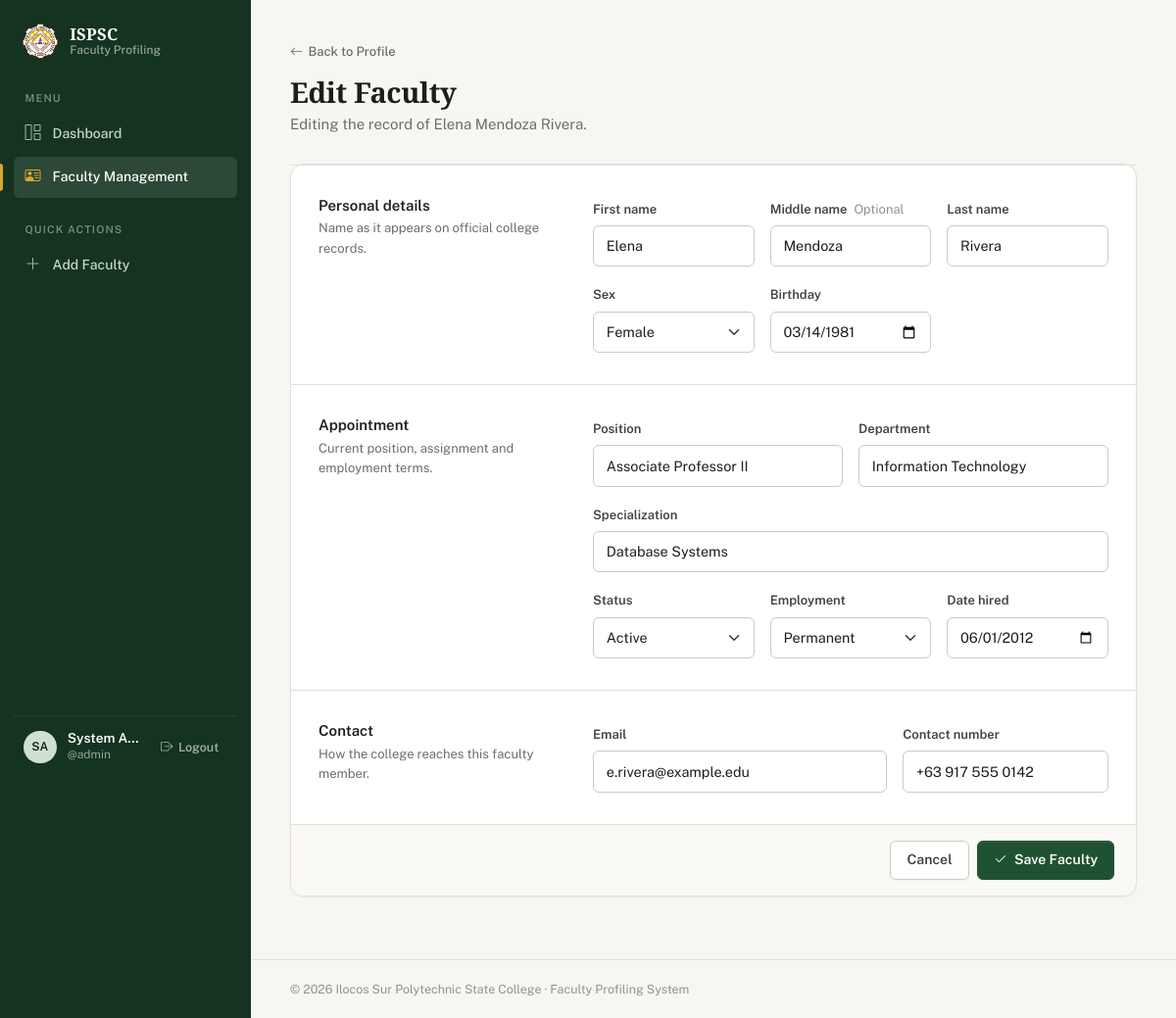
/faculty_form.php?id=1 (signed in), run on the app's committed database.
### tables this page shows
CREATE TABLE IF NOT EXISTS users (
    id INT(11) NOT NULL AUTO_INCREMENT,
    firstname VARCHAR(100) NOT NULL,
    middlename VARCHAR(100) DEFAULT NULL,
    lastname VARCHAR(100) NOT NULL,
    username VARCHAR(100) NOT NULL,
    email VARCHAR(150) NOT NULL,
    password VARCHAR(255) NOT NULL,
    created_at TIMESTAMP DEFAULT CURRENT_TIMESTAMP,
    PRIMARY KEY (id),
    UNIQUE KEY users_username_unique (username),
    UNIQUE KEY users_email_unique (email)
);

CREATE TABLE IF NOT EXISTS faculty (
    id INT(11) NOT NULL AUTO_INCREMENT,
    firstname VARCHAR(100) NOT NULL,
    middlename VARCHAR(100) DEFAULT NULL,
    lastname VARCHAR(100) NOT NULL,
    status VARCHAR(50) NOT NULL DEFAULT 'Active',
    position VARCHAR(100) NOT NULL,
    department VARCHAR(100) NOT NULL,
    contact_num VARCHAR(30) NOT NULL,
    gender VARCHAR(20) NOT NULL,
    email VARCHAR(100) NOT NULL,
    employment_status VARCHAR(50) NOT NULL DEFAULT 'Permanent',
    specialization VARCHAR(150) NOT NULL,
    date_hired DATE NOT NULL,
    birthday DATE NOT NULL,
    created_at TIMESTAMP DEFAULT CURRENT_TIMESTAMP,
    updated_at TIMESTAMP DEFAULT CURRENT_TIMESTAMP ON UPDATE CURRENT_TIMESTAMP,
    PRIMARY KEY (id)
);

### includes/auth.php (called while the page is built, shortened)
<?php
require_once __DIR__ . '/bootstrap.php';
require_once __DIR__ . '/../config/db.php';
$stmt = $pdo->prepare('SELECT id, firstname, middlename, lastname, username, email FROM users WHERE id = :id');
$stmt->execute([':id' => $_SESSION['uid']]);
$currentUser = $stmt->fetch();

### faculty_form.php (the view, shortened to what this page needs)
<?php
require_once __DIR__ . '/includes/auth.php';
$fields = array_keys(FIELD_LIMITS);
$id = filter_var($_GET['id'] ?? null, FILTER_VALIDATE_INT) ?: null;
$values = array_fill_keys($fields, '');
$values['status'] = 'Active';
$values['employment_status'] = 'Permanent';
$fieldErrors = [];
$original = null;
if ($id) {
    $stmt = $pdo->prepare('SELECT * FROM faculty WHERE id = :id');
    $stmt->execute([':id' => $id]);
    $original = $stmt->fetch();
    foreach ($fields as $field) {
        $values[$field] = (string) ($original[$field] ?? '');
    }
}
$employmentOptions = EMPLOYMENT_OPTIONS;
function options(array $choices, string $current): string
{
    $html = '';
    foreach ($choices as $choice) {
        $selected = $choice === $current ? ' selected' : '';
        $html .= '<option value="' . htmlspecialchars($choice) . '"' . $selected . '>' . htmlspecialchars($choice) . '</option>';
    }
    return $html;
}
$layout = 'app';
require_once __DIR__ . '/includes/header.php';
function feedback(string $name): string
{
    global $fieldErrors;
    return isset($fieldErrors[$name])
        ? '<div class="invalid-feedback" id="' . $name . '-error">' . htmlspecialchars($fieldErrors[$name]) . '</div>'
        : '';
}
function invalid_attrs(string $name): string
{
    global $fieldErrors;
    return isset($fieldErrors[$name]) ? ' aria-invalid="true" aria-describedby="' . $name . '-error"' : '';
}
function field(string $name, string $label, array $values, array $attrs = []): string
{
    global $fieldErrors;
    $required = !in_array($name, ['middlename'], true);
    $attrs += ['type' => 'text', 'maxlength' => FIELD_LIMITS[$name] ?? null];
    $html = '<label class="form-label" for="' . $name . '">' . htmlspecialchars($label)
        . ($required ? '' : ' <span class="optional">Optional</span>') . '</label>'
        . '<input class="form-control' . (isset($fieldErrors[$name]) ? ' is-invalid' : '') . '" id="' . $name . '" name="' . $name . '" value="' . htmlspecialchars($values[$name]) . '"';
    foreach ($attrs as $key => $value) {
        if ($value !== null) {
            $html .= ' ' . $key . '="' . htmlspecialchars((string) $value) . '"';
        }
    }
    return $html . ($required ? ' required' : '') . invalid_attrs($name) . '>' . feedback($name);
}
function select_field(string $name, string $label, string $optionsHtml): string
{
    global $fieldErrors;
    return '<label class="form-label" for="' . $name . '">' . htmlspecialchars($label) . '</label>'
        . '<select class="form-select' . (isset($fieldErrors[$name]) ? ' is-invalid' : '') . '" id="' . $name . '" name="' . $name . '" required' . invalid_attrs($name) . '>'
        . $optionsHtml . '</select>' . feedback($name);
}
$backUrl = $id ? 'faculty_view.php?id=' . $id : 'faculty.php';
?>
<a href="<?= $backUrl ?>" class="back-link"><i class="bi bi-arrow-left"></i> <?= $id ? 'Back to Profile' : 'Back to Faculty Management' ?></a>
<div class="page-header mt-2">
    <div>
        <h1 class="page-header__title"><?= $id ? 'Edit Faculty' : 'Add Faculty' ?></h1>
        <p class="page-header__lead"><?= $id ? 'Editing the record of ' . htmlspecialchars(full_name($original)) . '.' : 'Enter the faculty member\'s information.' ?></p>
    </div>
</div>
<form method="post" class="card-x" novalidate>
    <div class="form-section">
        <div>
            <h2 class="form-section__title">Personal details</h2>
            <p class="form-section__text">Name as it appears on official college records.</p>
        </div>
        <div class="row g-3">
            <div class="col-md-4"><?= field('firstname', 'First name', $values, ['autocomplete' => 'off']) ?></div>
            <div class="col-md-4"><?= field('middlename', 'Middle name', $values, ['autocomplete' => 'off']) ?></div>
            <div class="col-md-4"><?= field('lastname', 'Last name', $values, ['autocomplete' => 'off']) ?></div>
            <div class="col-md-4"><?= select_field('gender', 'Sex', '<option value="">Select…</option>' . options(GENDER_OPTIONS, $values['gender'])) ?></div>
            <div class="col-md-4"><?= field('birthday', 'Birthday', $values, ['type' => 'date', 'max' => date('Y-m-d', strtotime('yesterday')), 'maxlength' => null]) ?></div>
        </div>
    </div>
    <div class="form-section">
        <div>
            <h2 class="form-section__title">Appointment</h2>
            <p class="form-section__text">Current position, assignment and employment terms.</p>
        </div>
        <div class="row g-3">
            <div class="col-md-6"><?= field('position', 'Position', $values, ['placeholder' => 'e.g. Instructor I']) ?></div>
            <div class="col-md-6"><?= field('department', 'Department', $values, ['placeholder' => 'e.g. Information Technology']) ?></div>
            <div class="col-12"><?= field('specialization', 'Specialization', $values, ['placeholder' => 'e.g. Database Systems']) ?></div>
            <div class="col-md-4"><?= select_field('status', 'Status', options(STATUS_OPTIONS, $values['status'])) ?></div>
            <div class="col-md-4"><?= select_field('employment_status', 'Employment', options($employmentOptions, $values['employment_status'])) ?></div>
            <div class="col-md-4"><?= field('date_hired', 'Date hired', $values, ['type' => 'date', 'maxlength' => null]) ?></div>
        </div>
    </div>
    <div class="form-section">
        <div>
            <h2 class="form-section__title">Contact</h2>
            <p class="form-section__text">How the college reaches this faculty member.</p>
        </div>
        <div class="row g-3">
            <div class="col-md-7"><?= field('email', 'Email', $values, ['type' => 'email', 'autocomplete' => 'off']) ?></div>
            <div class="col-md-5"><?= field('contact_num', 'Contact number', $values, ['type' => 'tel', 'placeholder' => '+63 912 345 6789']) ?></div>
        </div>
    </div>
    <div class="form-footer">
        <a href="<?= $backUrl ?>" class="btn btn-secondary">Cancel</a>
        <button class="btn btn-primary"><i class="bi bi-check2"></i> Save Faculty</button>
    </div>
</form>
<?php require_once __DIR__ . '/includes/footer.php'; ?>

### includes/header.php (shortened to what this page needs)
<?php
require_once __DIR__ . '/bootstrap.php';
$layout = $layout ?? 'public';
$current_page = basename($_SERVER['PHP_SELF']);
$navItems = [
    ['dashboard.php', 'bi-grid-1x2', 'Dashboard', ['dashboard.php']],
    ['faculty.php', 'bi-person-vcard', 'Faculty Management', ['faculty.php', 'faculty_form.php', 'faculty_view.php']],
];
?>
<!DOCTYPE html>
<html lang="en">
<head>
    <link href="https://cdn.jsdelivr.net/npm/bootstrap@5.3.3/dist/css/bootstrap.min.css" rel="stylesheet">
    <link rel="stylesheet" href="https://cdn.jsdelivr.net/npm/bootstrap-icons@1.11.3/font/bootstrap-icons.min.css">
    <link rel="stylesheet" href="css/style.css">
</head>
<body class="layout-<?= htmlspecialchars($layout) ?>">
<?php if ($layout === 'public'): ?>
    <header class="site-header">
        <div class="container site-header__inner">
            <div class="brand">
                <?php if (is_logged_in()): ?>
                    <a href="dashboard.php" class="brand__seal" title="Go to Dashboard"><img src="img/ispsc-seal.png" alt="ISPSC logo" width="40" height="40"></a>
                <?php else: ?>
                    <a href="#authModal" class="brand__seal" data-bs-toggle="modal" title="Click to Log In or Create an Account"><img src="img/ispsc-seal.png" alt="ISPSC logo: Log In or Create Account" width="40" height="40"></a>
                <?php endif; ?>
                <a href="index.php" class="brand__text text-decoration-none">
                    <span class="brand__name">ISPSC</span>
                    <span class="brand__product">Faculty Profiling System</span>
                </a>
            </div>
            <nav class="site-nav" aria-label="Main">
                <a class="site-nav__link is-optional <?= $current_page === 'index.php' ? 'is-active' : '' ?>" href="index.php">Home</a>
                <a class="site-nav__link is-optional" href="#aboutModal" data-bs-toggle="modal">About Us</a>
                <a class="site-nav__link is-optional" href="#contactModal" data-bs-toggle="modal">Contacts</a>
                <?php if (is_logged_in()): ?>
                    <a class="btn btn-primary btn-sm ms-2" href="dashboard.php">Go to Dashboard <i class="bi bi-arrow-right"></i></a>
                <?php else: ?>
                    <a class="site-nav__link" href="login.php">Log In</a>
                    <a class="btn btn-primary btn-sm ms-1" href="register.php">Create Account</a>
                <?php endif; ?>
            </nav>
        </div>
    </header>
<?php else:  ?>
    <div class="app">
        <aside class="sidebar">
            <div class="offcanvas-lg offcanvas-start sidebar__panel" id="sidebar" tabindex="-1" aria-label="Navigation">
                <div class="offcanvas-body">
                    <a class="brand" href="dashboard.php">
                        <img src="img/ispsc-seal.png" alt="" width="36" height="36">
                        <span class="brand__text">
                            <span class="brand__name">ISPSC</span>
                            <span class="brand__product">Faculty Profiling</span>
                        </span>
                    </a>
                    <div class="sidebar__label">Menu</div>
                    <nav class="sidebar__nav" aria-label="Main">
                        <?php foreach ($navItems as [$navHref, $navIcon, $navLabel, $navPages]): $navActive = in_array($current_page, $navPages, true) && !($current_page === 'faculty_form.php' && empty($_GET['id'])); ?>
                            <a class="sidebar__link <?= $navActive ? 'is-active' : '' ?>" href="<?= $navHref ?>" <?= $navActive ? 'aria-current="page"' : '' ?>>
                                <i class="bi <?= $navIcon ?>"></i><?= $navLabel ?>
                            </a>
                        <?php endforeach; ?>
                    </nav>
                    <div class="sidebar__label mt-4">Quick Actions</div>
                        <nav class="sidebar__nav" aria-label="Quick actions">
                            <a class="sidebar__link <?= $current_page === 'faculty_form.php' && empty($_GET['id']) ? 'is-active' : '' ?>" href="faculty_form.php"><i class="bi bi-plus-lg"></i>Add Faculty</a>
                        </nav>
                    <div class="sidebar__user">
                        <?= avatar($currentUser) ?>
                        <div class="min-w-0">
                            <div class="sidebar__user-name text-truncate"><?= htmlspecialchars(full_name($currentUser)) ?></div>
                            <div class="sidebar__user-role">@<?= htmlspecialchars($currentUser['username']) ?></div>
                        </div>
                        <form action="logout.php" method="POST" class="ms-auto">
                            <button type="submit" class="sidebar__signout" title="Logout"><i class="bi bi-box-arrow-right"></i> Logout</button>
                        </form>
                    </div>
                </div>
            </div>
        </aside>
        <div class="app__main">
            <main class="app__content">
<?php endif; ?>

### includes/bootstrap.php (shortened to what this page needs)
<?php
function full_name(array $person): string
{
    $parts = [$person['firstname'] ?? '', $person['middlename'] ?? '', $person['lastname'] ?? ''];
    return trim(preg_replace('/\s+/', ' ', implode(' ', $parts)));
}
function initials(array $person): string
{
    $first = mb_substr(trim($person['firstname'] ?? ''), 0, 1);
    $last = mb_substr(trim($person['lastname'] ?? ''), 0, 1);
    return mb_strtoupper($first . $last) ?: '?';
}
function avatar(array $person, string $extraClass = ''): string
{
    $tone = 'tone-' . (crc32(($person['firstname'] ?? '') . ($person['lastname'] ?? '')) % 4);
    return '<span class="avatar ' . $tone . ' ' . htmlspecialchars($extraClass) . '" aria-hidden="true">'
        . htmlspecialchars(initials($person)) . '</span>';
}

### data on the page
users: initials($person) "SA", username "admin"
faculty: firstname "Elena", middlename "Mendoza", lastname "Rivera", birthday "03/14/1981", position "Associate Professor II", department "Information Technology", specialization "Database Systems", date_hired "06/01/2012", email "e.rivera@example.edu", contact_num "+63 917 555 0142"

### other printed values
$navLabel "Dashboard"
$navLabel "Faculty Management"
full_name($currentUser) "System A…"
full_name($original) "Elena Mendoza Rivera"
$label "First name Middle name Last name Birthday Position Department Specialization Date hired Email Contact number"
$label "Sex Status Employment"
form field gender "Female"
form field status "Active"
form field employment_status "Permanent"
